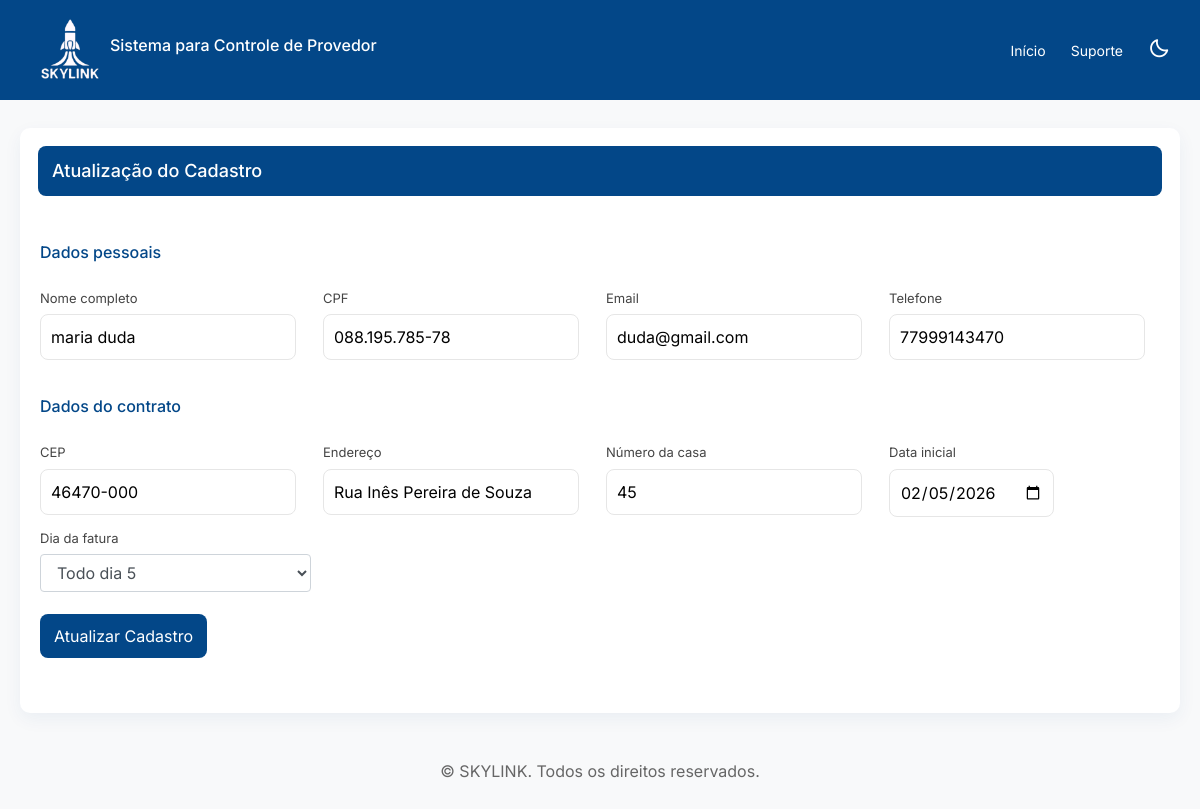
Page /editar/3 (signed in) on the earlier database version.
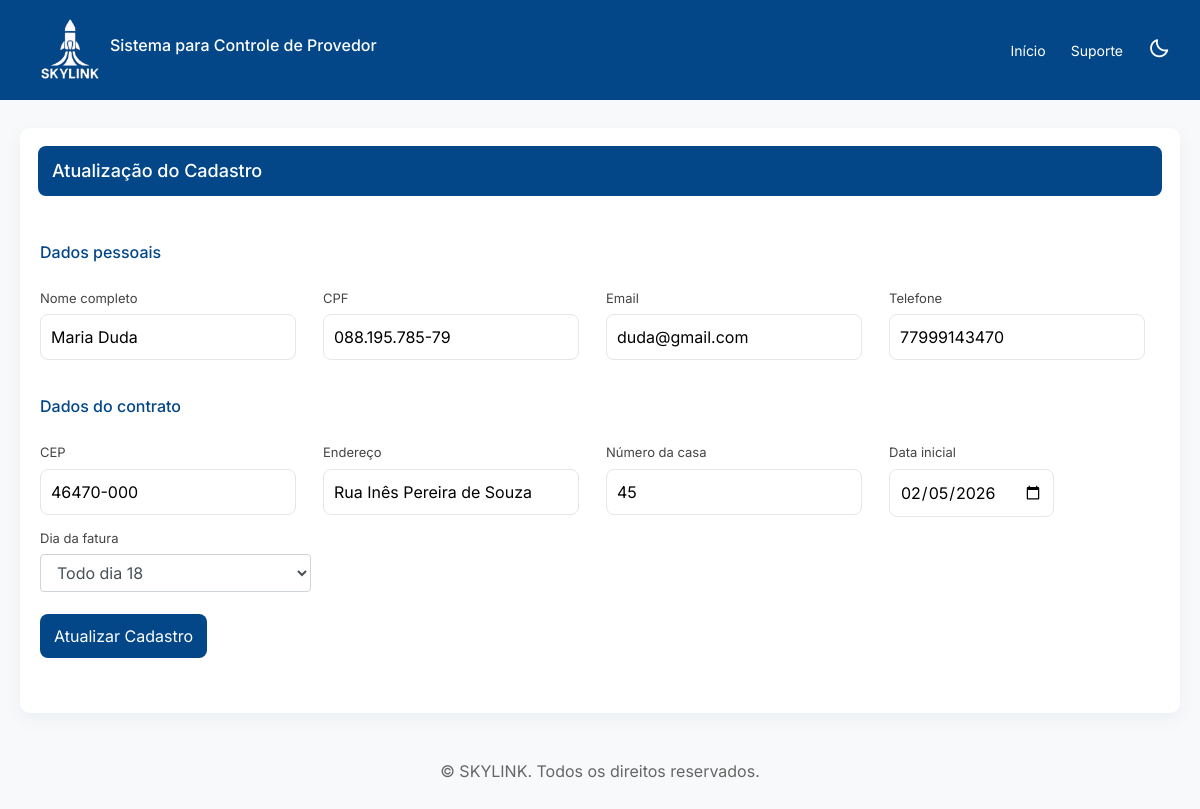
Same page on the later database version.
### models.py (models this page shows, shortened)
class Cliente(db.Model):
    __tablename__ = 'clientes'
    id = db.Column(db.Integer, primary_key = True, autoincrement = True)
    nome_completo = db.Column(db.String(150), nullable = False)
    cpf= db.Column(db.String(150), nullable = False, unique = True)
    email= db.Column(db.String(320), nullable = False, unique = True)
    telefone = db.Column(db.String(20), nullable=False)
    cep = db.Column(db.String(9), nullable=False)
    endereco = db.Column(db.String(255), nullable=False)
    numero_casa = db.Column(db.String(15), nullable=False)
    data_inicial = db.Column(db.DateTime, nullable=False)
    dia_vencimento = db.Column(db.Integer, nullable=False)
    mensalidades = db.relationship(
        'Mensalidade',
        backref='cliente',
        lazy=True,
        cascade="all, delete-orphan"
    )

### main.py (the view, shortened to what this page needs)
@app.route('/editar/<int:id>', methods=['GET', 'POST'])
def editar_cliente(id):
    if 'user' not in session:
        return redirect(url_for('login'))
    cliente = Cliente.query.get_or_404(id)
    return render_template('atualizacao.html', cliente=cliente)

### templates/atualizacao.html (shortened to what this page needs)
<!DOCTYPE html>
<html lang="pt-br">
<head>
  <link rel="stylesheet" href="https://unpkg.com/boxicons@2.1.4/css/boxicons.min.css">
  <link href="https://stackpath.bootstrapcdn.com/bootstrap/4.5.2/css/bootstrap.min.css" rel="stylesheet">
  <link rel="stylesheet" href="{{ url_for('static', filename='style.css') }}">
</head>
<body>
  <header class="cabeçalho">
    <div class="logo">
      <img src="{{ url_for('static', filename='imgs/logo.png') }}" alt="Logo inicial">
      <h6>Sistema para Controle de Provedor</h6>
    </div>
    <nav class="menu-navegação">
      <a href="{{ url_for('home') }}">Início</a>
      <a href="{{ url_for('suporte') }}">Suporte</a>
      <button id="btn-tema" class="btn-tema">
        <i class='bx bx-moon'></i>
      </button>
    </nav>
  </header>
  <main>
    <section class="atualizacao-cadastro">
      <h2>Atualização do Cadastro</h2>
      <form method="POST" class="form-atualizar">
        <h3>Dados pessoais</h3>
        <div>
          <label>Nome completo</label>
          <input type="text" name="nome_completo" value="{{ cliente.nome_completo }}" required>
        </div>
        <div>
          <label>CPF</label>
          <input type="text" name="cpf" value="{{ cliente.cpf }}" required>
        </div>
        <div>
          <label>Email</label>
          <input type="email" name="email" value="{{ cliente.email }}" required>
        </div>
        <div>
          <label>Telefone</label>
          <input type="tel" name="telefone" value="{{ cliente.telefone }}">
        </div>
        <h3>Dados do contrato</h3>
        <div>
          <label>CEP</label>
          <input type="text" name="cep" value="{{ cliente.cep }}">
        </div>
        <div>
          <label>Endereço</label>
          <input type="text" name="endereco" value="{{ cliente.endereco }}">
        </div>
        <div>
          <label>Número da casa</label>
          <input type="number" name="numero_casa" value="{{ cliente.numero_casa }}">
        </div>
        <div>
          <label>Data inicial</label>
          <input type="date" name="data_inicial" required
            value="{{ cliente.data_inicial.strftime('%Y-%m-%d') if cliente.data_inicial else '' }}">
        </div>
        <div>
          <div>
            <label>Dia da fatura</label>
            <select name="dia_vencimento" class="form-control">
              {% for dia in range(1, 32) %}
              <option value="{{ dia }}" {% if cliente.dia_vencimento==dia %} selected {% endif %}>
                Todo dia {{ dia }}
              </option>
              {% endfor %}
            </select>
          </div>
        </div>
        <button type="submit" class="btn-atualizar-cadastro">
          Atualizar Cadastro
        </button>
      </form>
    </section>
  </main>
  <footer>
    <p>&copy; SKYLINK. Todos os direitos reservados.</p>
  </footer>
</body>
</html>

Differences in the rows shown:
changed Cliente "duda@gmail.com": nome_completo "maria duda" → "Maria Duda"; cpf "088.195.785-78" → "088.195.785-79"; dia_vencimento "Todo dia 5" → "Todo dia 18"
